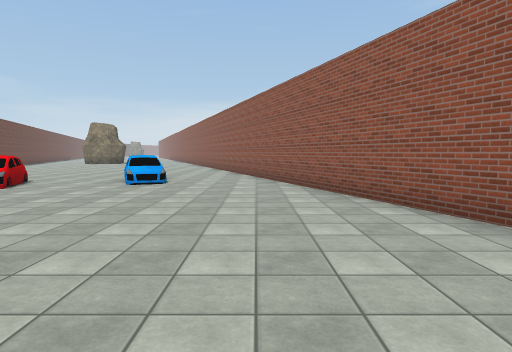
View 1 (above)

16 first-person views from a walk through a Unity game level. The camera is 1.5 m above the floor, tilts 4° down and sees 75° across. The floor is counted in squares, 2 m on a side. Each view is taken from the middle of a square. On the plan, view 1 faces up. The plan holds only what a view shows up to about 11 squares ahead; the rest is blank. The place goes on beyond the plan. Surface patterns are stand-ins for the level's own textures.

View 2
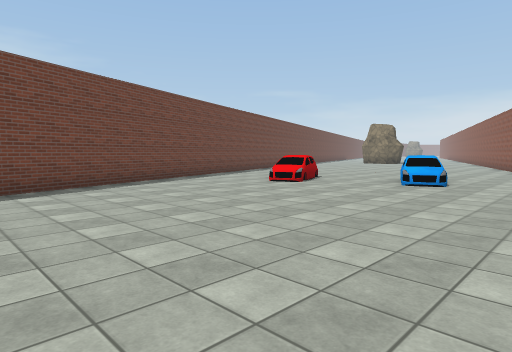

View 3
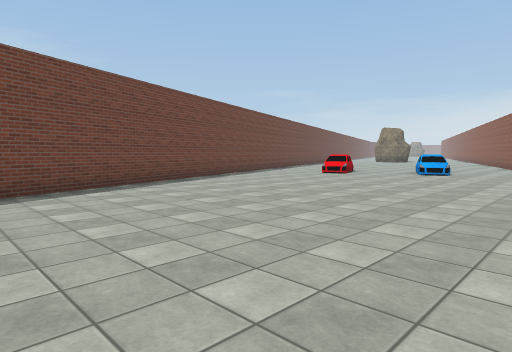

View 4
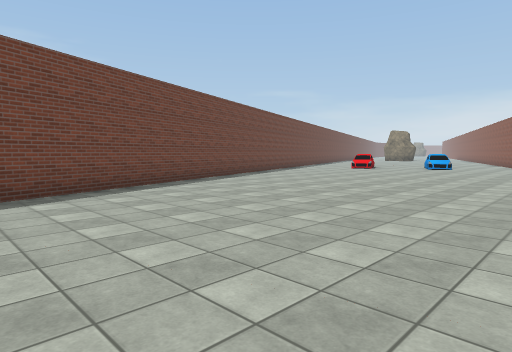

View 5
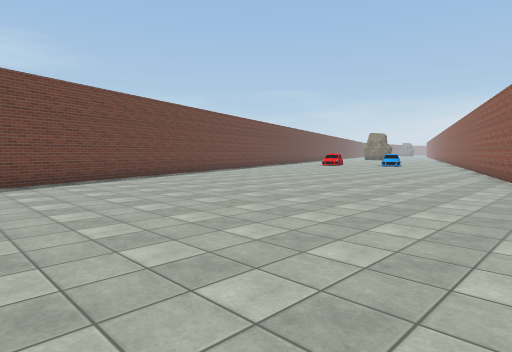

View 6
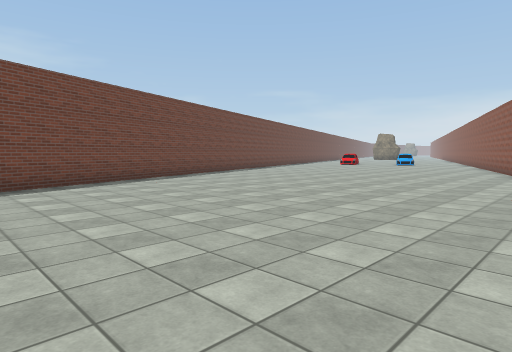

View 7
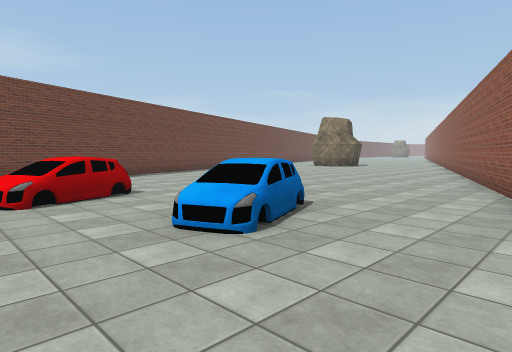

View 8
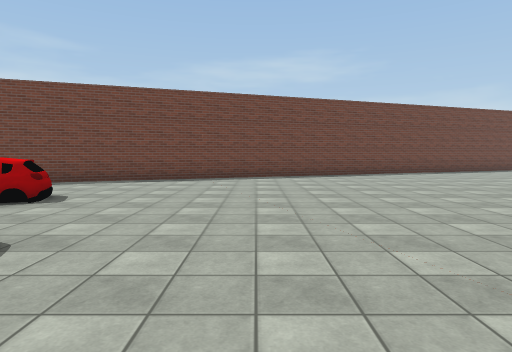

View 9
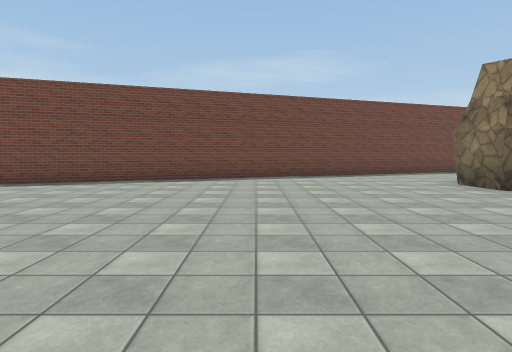

View 10
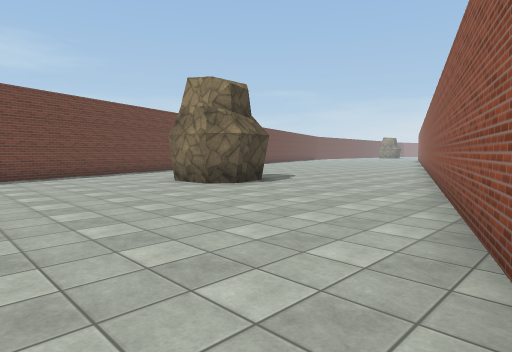

View 11
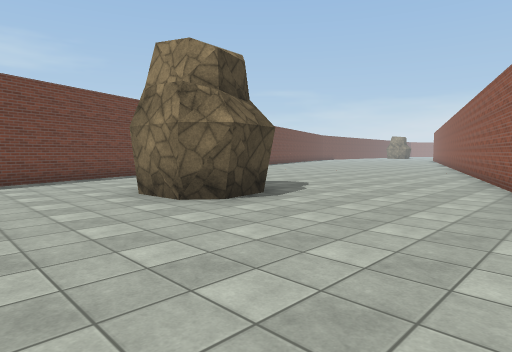

View 12
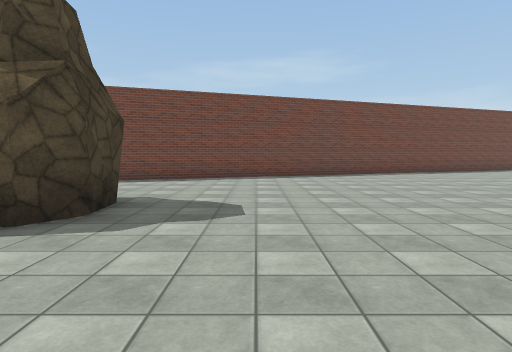

View 13
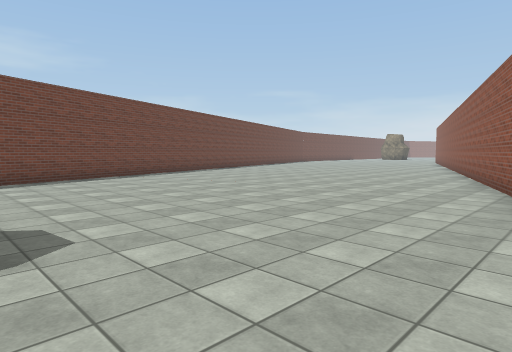

View 14
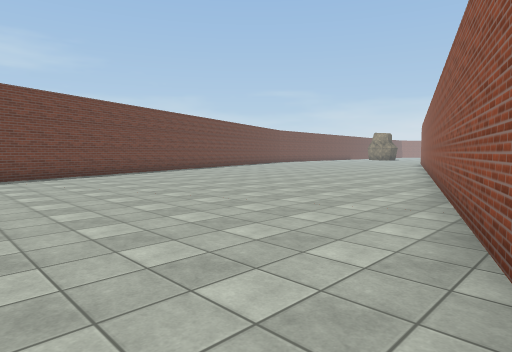

View 15
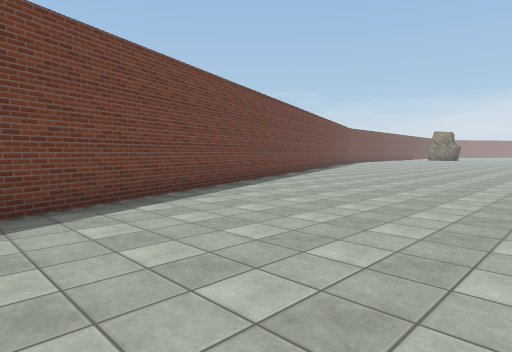

View 16
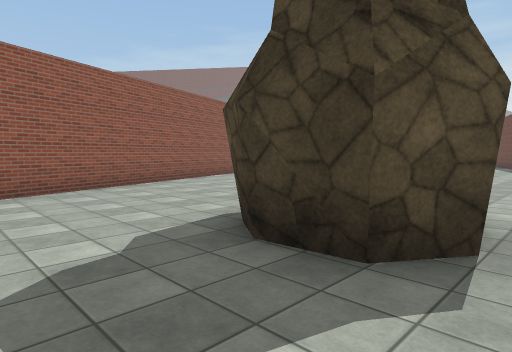

### Floor plan
Points are (right, up) in squares from view 1. A wall is a line through its corners. A room is listed if a view was taken in it or the views show most of it. See-through windows are left out.
Room 1 (views 1, 2, 3, 4, 5, 6, 7, 8, 9, 10, 11, 12, 13, 14, 15, 16)
walls: (-0.9, 12.7) (-9.5, 36.6); (3.7, 0.3) (-0.2, 11); (-19.4, 34.3) (-2.9, -11)
objects: rock (-11, 22) to (-9, 24); car (-6, 7) to (-6, 8); car (-3, 8) to (-3, 10)

Positions as (right, up) in squares from view 1, and headings:
1: (0, 0), facing up
2: (0, 0), facing up-left
3: (1, -4), facing up-left
4: (2, -8), facing up-left
5: (5, -10), facing up-left
6: (5, -12), facing up-left
7: (0, 6), facing up-left
8: (-1, 12), facing left
9: (-3, 17), facing left
10: (-3, 17), facing up-left
11: (-5, 19), facing up-left
12: (-6, 26), facing left
13: (-7, 25), facing up-left
14: (-7, 28), facing up-left
15: (-12, 26), facing up-left
16: (-12, 26), facing down-right
